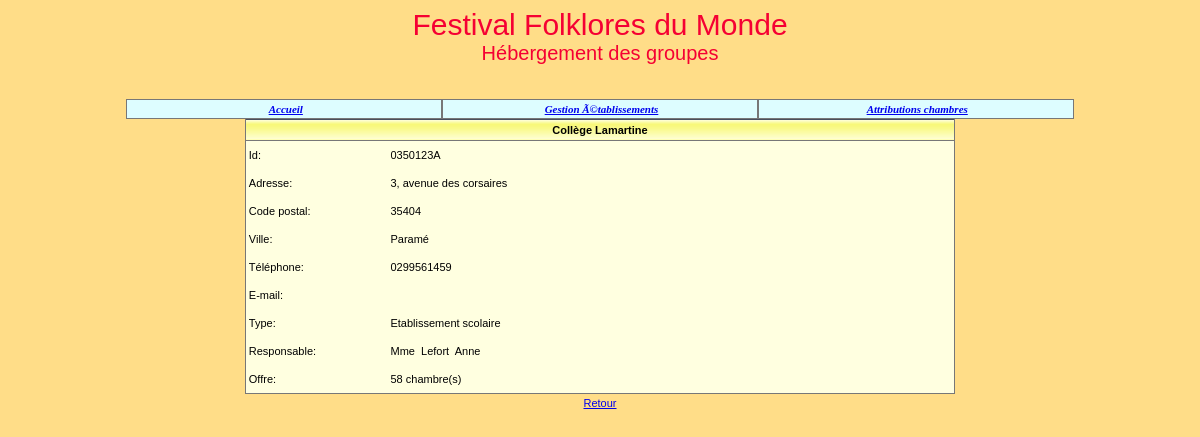
The app's page /detailEtablissement.php?id=0350123A with its own data.
### tables this page shows
CREATE TABLE IF NOT EXISTS `etablissement` (
  `id` char(8) NOT NULL,
  `nom` varchar(45) NOT NULL,
  `adresseRue` varchar(45) NOT NULL,
  `codePostal` char(5) NOT NULL,
  `ville` varchar(35) NOT NULL,
  `tel` varchar(13) NOT NULL,
  `adresseElectronique` varchar(70) DEFAULT NULL,
  `type` tinyint(4) NOT NULL,
  `civiliteResponsable` varchar(12) NOT NULL,
  `nomResponsable` varchar(25) NOT NULL,
  `prenomResponsable` varchar(25) DEFAULT NULL,
  `nombreChambresOffertes` int(11) DEFAULT NULL,
  PRIMARY KEY (`id`)
);

### _gestionBase.inc.php (called while the page is built, shortened)
<?php
function obtenirDetailEtablissement($bdd, $id)
{
   $req="select * from Etablissement where id='$id'";
      $rsEtab = $bdd->prepare($req);
	$rsEtab->execute();
	$lgEtab = $rsEtab->fetch();
   return $lgEtab;
}
?>

### detailEtablissement.php (the view, shortened to what this page needs)
<?php
include("_debut.inc.php");
include("_gestionBase.inc.php");
$connexion=connect();
$id=$_REQUEST['id'];
$lgEtab=obtenirDetailEtablissement($connexion, $id);
$nom=$lgEtab['nom'];
$adresseRue=$lgEtab['adresseRue'];
$codePostal=$lgEtab['codePostal'];
$ville=$lgEtab['ville'];
$tel=$lgEtab['tel'];
$adresseElectronique=$lgEtab['adresseElectronique'];
$type=$lgEtab['type'];
$civiliteResponsable=$lgEtab['civiliteResponsable'];
$nomResponsable=$lgEtab['nomResponsable'];
$prenomResponsable=$lgEtab['prenomResponsable'];
$nombreChambresOffertes=$lgEtab['nombreChambresOffertes'];
echo "
<table width='60%' cellspacing='0' cellpadding='0' align='center'
class='tabNonQuadrille'>
   <tr class='enTeteTabNonQuad'>
      <td colspan='3'>$nom</td>
   </tr>
   <tr class='ligneTabNonQuad'>
      <td  width='20%'> Id: </td>
      <td>$id</td>
   </tr>
   <tr class='ligneTabNonQuad'>
      <td> Adresse: </td>
      <td>$adresseRue</td>
   </tr>
   <tr class='ligneTabNonQuad'>
      <td> Code postal: </td>
      <td>$codePostal</td>
   </tr>
   <tr class='ligneTabNonQuad'>
      <td> Ville: </td>
      <td>$ville</td>
   </tr>
   <tr class='ligneTabNonQuad'>
      <td> Téléphone: </td>
      <td>$tel</td>
   </tr>
   <tr class='ligneTabNonQuad'>
      <td> E-mail: </td>
      <td>$adresseElectronique</td>
   </tr>
   <tr class='ligneTabNonQuad'>
      <td> Type: </td>";
      if ($type==1)
      {
         echo "<td> Etablissement scolaire </td>";
      }
      else
      {
         echo "<td> Autre établissement </td>";
      }
   echo "
   </tr>
   <tr class='ligneTabNonQuad'>
      <td> Responsable: </td>
      <td>$civiliteResponsable&nbsp; $nomResponsable&nbsp; $prenomResponsable
      </td>
   </tr>
   <tr class='ligneTabNonQuad'>
      <td> Offre: </td>
      <td>$nombreChambresOffertes&nbsp;chambre(s)</td>
   </tr>
</table>
<table align='center'>
   <tr>
      <td align='center'><a href='listeEtablissements.php'>Retour</a>
      </td>
   </tr>
</table>";
?>

### css/cssGeneral.css (style rules this page uses)
.basePage { background-color:#FFDD88; color:black; font:11px Arial, Helvetica, sans-serif; }
td,tr { font:11px Arial, Helvetica, sans-serif; }
table.tabNonQuadrille { background-color:#FFFFE0; border-bottom:1px solid #777777; border-right:1px solid #777777; border-left:1px solid #777777; border-top:1px #777777; color:black; }
tr.enTeteTabNonQuad td { background-image:url('../images/xpBarre.jpg'); height:21px; text-align:center; font-weight:bold; border-bottom:1px solid #777777; }
tr.ligneTabNonQuad td { background-color:#FFFFE0; height:28px; text-align:left; padding-left:3px; color:black; }

### records on screen
etablissement: nom "Collège Lamartine", adresseRue "3, avenue des corsaires", codePostal "35404", ville "Paramé", tel "0299561459", civiliteResponsable "Mme", nomResponsable "Lefort", prenomResponsable "Anne", nombreChambresOffertes "58"

### other values on screen
$id "0350123A"
